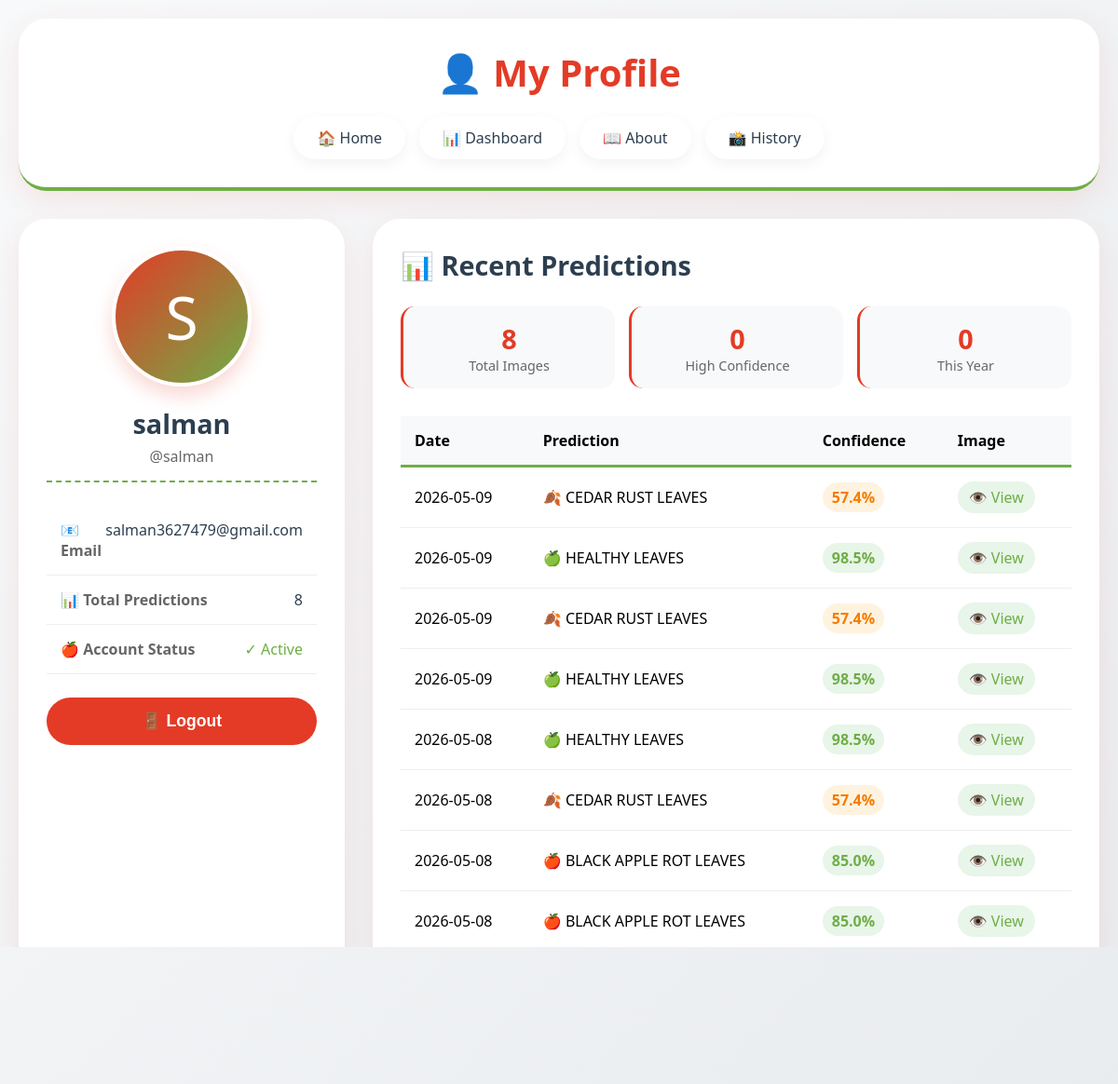
Screenshot of /profile (signed in) with the database file from the repository.
### tables this page shows
CREATE TABLE user_history (
                        id INTEGER PRIMARY KEY AUTOINCREMENT,
                        user_id INTEGER,
                        image_path TEXT,
                        prediction TEXT,
                        confidence REAL,
                        timestamp TIMESTAMP DEFAULT CURRENT_TIMESTAMP,
                        FOREIGN KEY (user_id) REFERENCES users(id)
                    );

### app.py (the view)
@app.route('/profile')
def profile():
    if 'user_id' not in session:
        return redirect(url_for('login'))
    history_raw = db.get_history(session['user_id'])
    formatted_history = []
    for item in history_raw:
        confidence_val = item[2]
        if isinstance(confidence_val, bytes):
            try:
                confidence_val = float(confidence_val.decode('utf-8', errors='ignore').strip())
            except:
                try:
                    import struct
                    confidence_val = struct.unpack('f', confidence_val)[0]
                except:
                    confidence_val = 50.0  # Default value
        elif isinstance(confidence_val, str):
            try:
                confidence_val = float(confidence_val)
            except:
                confidence_val = 50.0
        else:
            try:
                confidence_val = float(confidence_val)
            except:
                confidence_val = 50.0
        timestamp_val = item[3]
        if isinstance(timestamp_val, bytes):
            timestamp_val = timestamp_val.decode('utf-8', errors='ignore')
        elif timestamp_val is None:
            timestamp_val = str(datetime.now())
        formatted_history.append({
            'image_path': item[0],
            'prediction': item[1],
            'confidence': confidence_val,
            'timestamp': timestamp_val
        })
    return render_template('profile.html',
                           user=session.get('user'),
                           history=formatted_history)

### app.py (called while the page is built)
    def get_history(self, user_id, limit=20):
        try:
            with sqlite3.connect(self.path) as c:
                cur = c.execute(
                    '''SELECT image_path, prediction, confidence, timestamp
                       FROM user_history WHERE user_id=?
                       ORDER BY timestamp DESC LIMIT ?''',
                    (user_id, limit)
                )
                return cur.fetchall()
        except Exception as e:
            print(f"History fetch error: {e}")
            return []

### templates/profile.html (shortened to what this page needs)
<!DOCTYPE html>
<html lang="en">
<head>
</head>
<body>
    <div class="container">
        <div class="header">
            <h1>👤 <span>My Profile</span></h1>
            <div class="nav">
                <a href="{{ url_for('landing') }}">🏠 Home</a>
                <a href="{{ url_for('dashboard') }}">📊 Dashboard</a>
                <a href="{{ url_for('about') }}">📖 About</a>
                <a href="{{ url_for('history') }}">📸 History</a>
            </div>
        </div>
        <div class="profile-grid">
            <div class="profile-card">
                <div class="profile-avatar">
                    {{ user.username[0]|upper if user else 'U' }}
                </div>
                <div class="profile-name">{{ user.full_name if user and user.full_name else (user.username if user else
                    'User') }}</div>
                <div class="profile-username">@{{ user.username if user else 'user' }}</div>
                <div class="profile-details">
                    <div class="profile-detail">
                        <span class="detail-label">📧 Email</span>
                        <span class="detail-value">{{ user.email if user else 'user@example.com' }}</span>
                    </div>
                    <div class="profile-detail">
                        <span class="detail-label">📊 Total Predictions</span>
                        <span class="detail-value">{{ history|length if history else 0 }}</span>
                    </div>
                    <div class="profile-detail">
                        <span class="detail-label">🍎 Account Status</span>
                        <span class="detail-value" style="color: var(--apple-green);">✓ Active</span>
                    </div>
                </div>
                <form action="{{ url_for('logout') }}" method="GET">
                    <button type="submit" class="btn-logout">🚪 Logout</button>
                </form>
            </div>
            <div class="history-card">
                <h2>📊 Recent Predictions</h2>
                {% if history and history|length > 0 %}
                <div class="stats-summary">
                    <div class="stat-box">
                        <div class="stat-number">{{ history|length }}</div>
                        <div class="stat-label">Total Images</div>
                    </div>
                    <div class="stat-box">
                        <div class="stat-number">
                            {% set count = 0 %}
                            {% for item in history %}
                            {% if item.confidence >= 70 %}
                            {% set count = count + 1 %}
                            {% endif %}
                            {% endfor %}
                            {{ count }}
                        </div>
                        <div class="stat-label">High Confidence</div>
                    </div>
                    <div class="stat-box">
                        <div class="stat-number">
                            {% set recent = 0 %}
                            {% for item in history %}
                            {% if item.timestamp and '2026' in item.timestamp|string %}
                            {% set recent = recent + 1 %}
                            {% endif %}
                            {% endfor %}
                            {{ recent }}
                        </div>
                        <div class="stat-label">This Year</div>
                    </div>
                </div>
                <div style="overflow-x: auto;">
                    <table class="history-table">
                        <thead>
                            <tr>
                                <th>Date</th>
                                <th>Prediction</th>
                                <th>Confidence</th>
                                <th>Image</th>
                            </tr>
                        </thead>
                        <tbody>
                            {% for item in history %}
                            <tr>
                                <td>{{ item.timestamp.split(' ')[0] if item.timestamp and ' ' in item.timestamp else
                                    item.timestamp }}</td>
                                <td>
                                    {% if 'HEALTHY' in item.prediction %}🍏
                                    {% elif 'ROT' in item.prediction %}🍎
                                    {% elif 'RUST' in item.prediction %}🍂
                                    {% elif 'SCAB' in item.prediction %}🍁
                                    {% endif %}
                                    {{ item.prediction }}
                                </td>
                                <td>
                                    {% if item.confidence >= 70 %}
                                    <span class="confidence-high">{{ "%.1f"|format(item.confidence) }}%</span>
                                    {% elif item.confidence >= 40 %}
                                    <span class="confidence-medium">{{ "%.1f"|format(item.confidence) }}%</span>
                                    {% else %}
                                    <span class="confidence-low">{{ "%.1f"|format(item.confidence) }}%</span>
                                    {% endif %}
                                </td>
                                <td>
                                    <a href="{{ url_for('static', filename='uploads/' + item.image_path) }}"
                                        target="_blank" class="view-link">👁️ View</a>
                                </td>
                            </tr>
                            {% endfor %}
                        </tbody>
                    </table>
                </div>
                {% endif %}
            </div>
        </div>
        <div class="footer">
            <p>🍎 Apple Leaf Disease Detection System | Profile Page</p>
        </div>
    </div>
</body>
</html>

### templates/profile.html (style rules this page uses)
* { margin: 0; padding: 0; box-sizing: border-box; }
body { font-family: 'Segoe UI', Tahoma, Geneva, Verdana, sans-serif; min-height: 100vh; padding: 20px; background: linear-gradient(135deg, #f8f9fa 0%, #e9ecef 100%); }
body::before { content: ""; position: fixed; top: 0; left: 0; width: 100%; height: 100%; background-image: url('https://images.pexels.com/photos/102104/pexels-photo-102104.jpeg?auto=compress&cs=tinysrgb&w=600'); background-size: cover; background-position: center; opacity: 0.08; z-index: -1; }
:root { --apple-red: #e33b26; --apple-green: #6fae47; --apple-yellow: #fbb93b; --text-dark: #2c3e50; --shadow: 0 10px 30px rgba(227, 59, 38, 0.1); }
.container { max-width: 1400px; margin: 0 auto; }
.header { background: white; border-radius: 30px; padding: 30px; margin-bottom: 30px; box-shadow: var(--shadow); border-bottom: 4px solid var(--apple-green); text-align: center; }
.header h1 { font-size: 2.5em; color: var(--text-dark); }
.header h1 span { color: var(--apple-red); }
.nav { display: flex; gap: 15px; justify-content: center; margin-top: 20px; flex-wrap: wrap; }
.nav a { color: var(--text-dark); text-decoration: none; padding: 12px 25px; background: white; border-radius: 50px; box-shadow: 0 5px 15px rgba(0, 0, 0, 0.05); transition: all 0.3s; font-weight: 500; }
.profile-grid { display: grid; grid-template-columns: 350px 1fr; gap: 30px; margin-bottom: 30px; }
.profile-card { background: white; border-radius: 30px; padding: 30px; box-shadow: var(--shadow); }
.profile-avatar { width: 150px; height: 150px; background: linear-gradient(135deg, var(--apple-red), var(--apple-green)); border-radius: 50%; margin: 0 auto 20px; display: flex; align-items: center; justify-content: center; font-size: 4em; color: white; border: 4px solid white; box-shadow: 0 10px 20px rgba(227, 59, 38, 0.2); }
.profile-name { text-align: center; font-size: 1.8em; font-weight: bold; color: var(--text-dark); margin-bottom: 5px; }
.profile-username { text-align: center; color: #666; margin-bottom: 25px; padding-bottom: 15px; border-bottom: 2px dashed var(--apple-green); }
.profile-detail { padding: 15px; border-bottom: 1px solid #eee; display: flex; justify-content: space-between; }
.detail-label { font-weight: 600; color: #666; }
.detail-value { color: var(--text-dark); font-weight: 500; }
.btn-logout { background: var(--apple-red); color: white; border: none; padding: 15px; border-radius: 50px; cursor: pointer; font-size: 1.1em; font-weight: bold; margin-top: 25px; width: 100%; transition: all 0.3s; }
.history-card { background: white; border-radius: 30px; padding: 30px; box-shadow: var(--shadow); }
.history-card h2 { font-size: 1.8em; color: var(--text-dark); margin-bottom: 25px; }
.stats-summary { display: grid; grid-template-columns: repeat(3, 1fr); gap: 15px; margin-bottom: 30px; }
.stat-box { background: #f8f9fa; padding: 15px; border-radius: 15px; text-align: center; border-left: 3px solid var(--apple-red); }
.stat-number { font-size: 1.8em; font-weight: bold; color: var(--apple-red); }
.stat-label { color: #666; font-size: 0.9em; }
.history-table { width: 100%; border-collapse: collapse; }
.history-table th { text-align: left; padding: 15px; background: #f8f9fa; border-bottom: 3px solid var(--apple-green); }
.history-table td { padding: 15px; border-bottom: 1px solid #eee; }
.confidence-high { color: var(--apple-green); font-weight: bold; background: #e8f5e9; padding: 5px 10px; border-radius: 20px; display: inline-block; }
.confidence-medium { color: #f57c00; font-weight: bold; background: #fff3e0; padding: 5px 10px; border-radius: 20px; display: inline-block; }
.view-link { color: var(--apple-green); text-decoration: none; padding: 6px 12px; border-radius: 20px; background: #e8f5e9; display: inline-block; }
.footer { margin-top: 30px; background: white; border-radius: 20px; padding: 20px; text-align: center; }

### rows the page displays
user_history: timestamp "2026-05-09", prediction "CEDAR RUST LEAVES", confidence "57.4"
user_history: timestamp "2026-05-09", prediction "HEALTHY LEAVES", confidence "98.5"
user_history: timestamp "2026-05-09", prediction "CEDAR RUST LEAVES", confidence "57.4"
user_history: timestamp "2026-05-09", prediction "HEALTHY LEAVES", confidence "98.5"
user_history: timestamp "2026-05-08", prediction "HEALTHY LEAVES", confidence "98.5"
user_history: timestamp "2026-05-08", prediction "CEDAR RUST LEAVES", confidence "57.4"
user_history: timestamp "2026-05-08", prediction "BLACK APPLE ROT LEAVES", confidence "85.0"
user_history: timestamp "2026-05-08", prediction "BLACK APPLE ROT LEAVES", confidence "85.0"

### other values shown
{{ user.username[0]|upper if user else 'U' }} "S"
{{ user.username if user else 'user' }} "salman"
{{ user.email if user else 'user@example.com' }} "salman3627479@gmail.com"
{{ history|length if history else 0 }} "8"
{{ history|length }} "8"
{{ count }} "0"
{{ recent }} "0"
